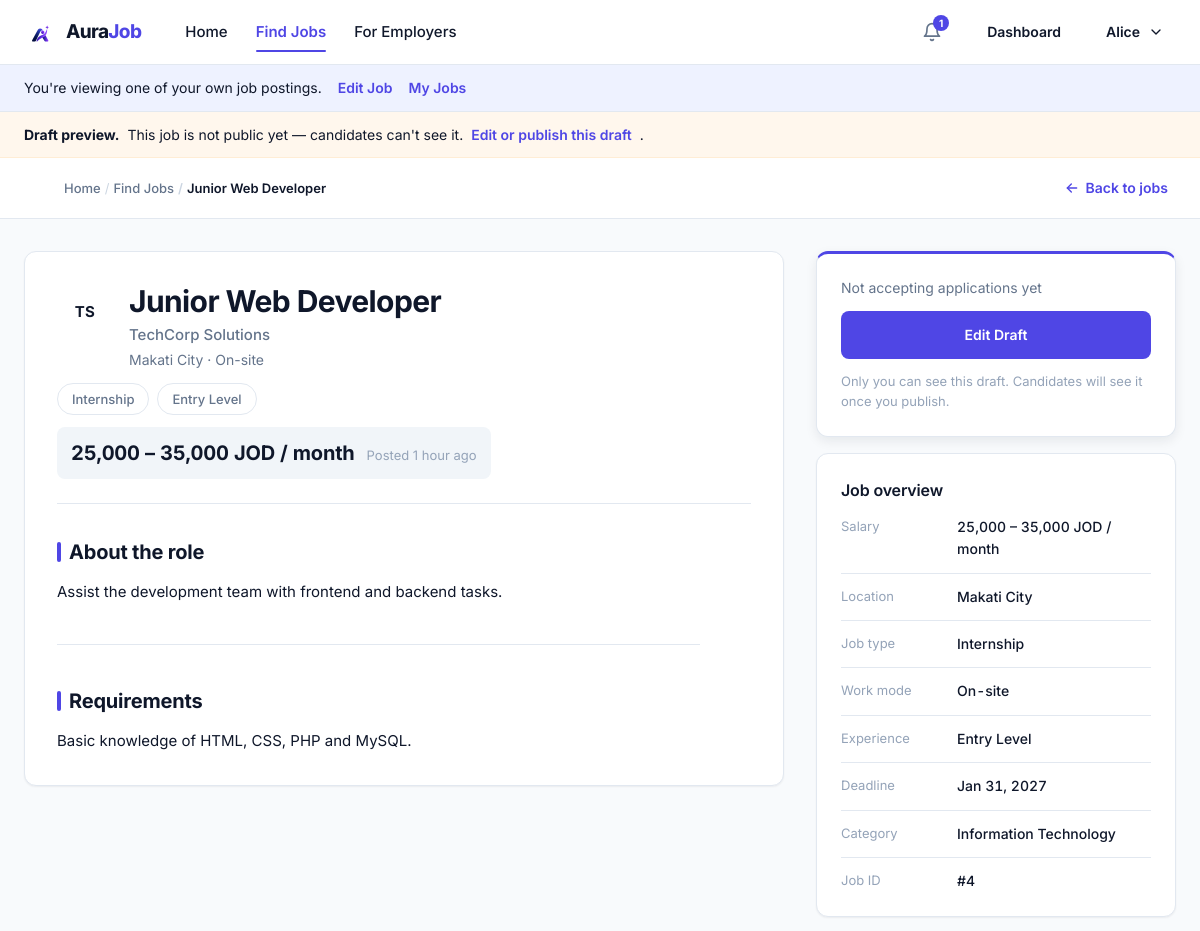
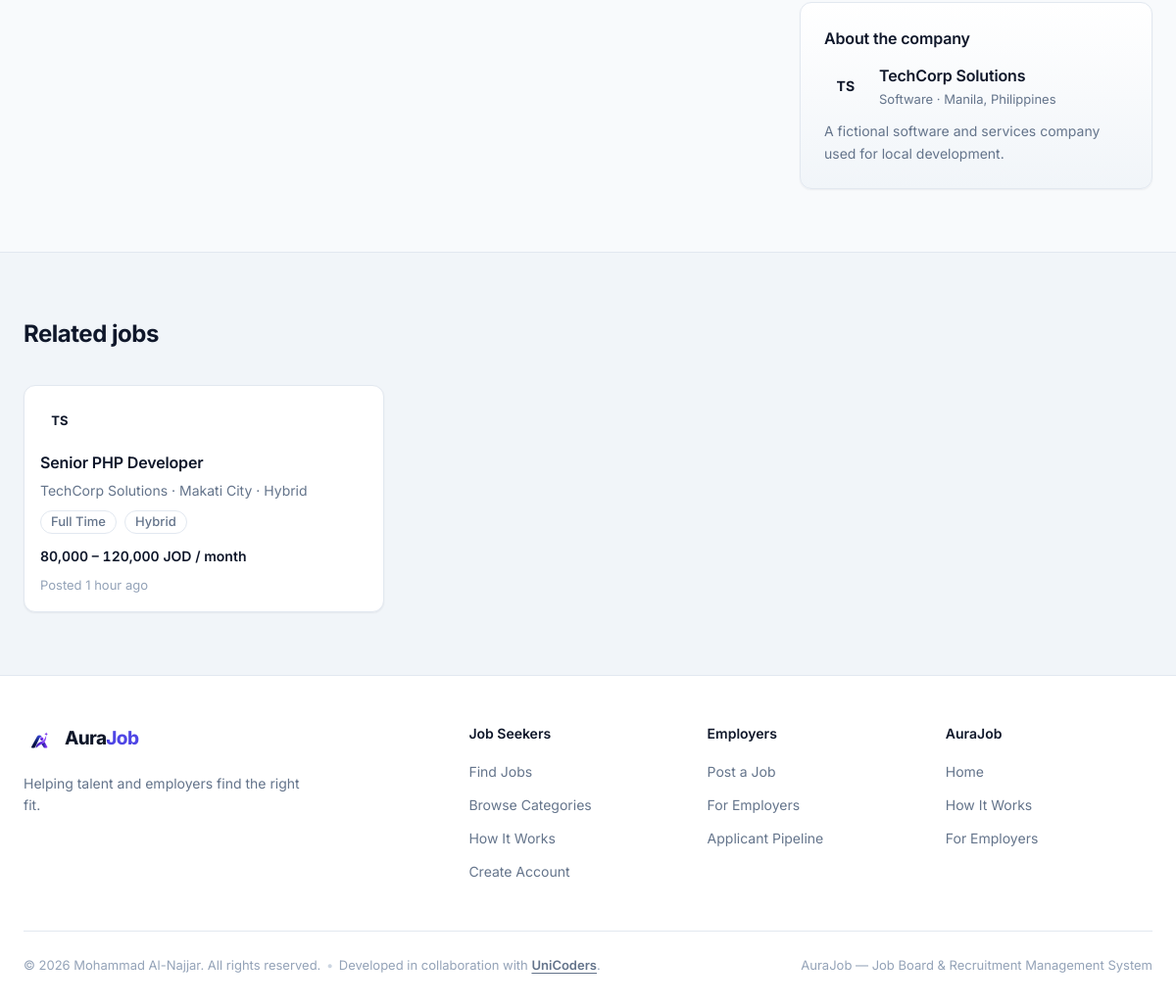
/job-details.php?id=4 (signed in), run on the app's committed database (2 pictures, top to bottom).
### tables this page shows
CREATE TABLE jobs (
    id                    INT UNSIGNED  NOT NULL AUTO_INCREMENT,
    company_id            INT UNSIGNED  NOT NULL,
    employer_id           INT UNSIGNED  NOT NULL,
    category_id           INT UNSIGNED  NOT NULL,
    title                 VARCHAR(150)  NOT NULL,
    description           TEXT          NOT NULL,
    requirements          TEXT          NULL,
    location              VARCHAR(150)  NOT NULL,
    salary_min            DECIMAL(12,2) NULL,
    salary_max            DECIMAL(12,2) NULL,
    employment_type       ENUM('full_time','part_time','contract','internship','freelance') NOT NULL,
    work_mode             ENUM('onsite','remote','hybrid') NOT NULL DEFAULT 'onsite',
    experience_level      ENUM('entry','junior','mid','senior','lead') NOT NULL DEFAULT 'entry',
    application_deadline  DATE          NULL,
    status                ENUM('active','closed','draft') NOT NULL DEFAULT 'active',
    created_at            TIMESTAMP     NOT NULL DEFAULT CURRENT_TIMESTAMP,
    updated_at            TIMESTAMP     NOT NULL DEFAULT CURRENT_TIMESTAMP ON UPDATE CURRENT_TIMESTAMP,
    PRIMARY KEY (id),
    KEY idx_jobs_status (status),
    KEY idx_jobs_category (category_id),
    KEY idx_jobs_location (location),
    KEY idx_jobs_company (company_id),
    KEY idx_jobs_employer (employer_id),
    KEY idx_jobs_created (created_at),
    CONSTRAINT fk_jobs_company
        FOREIGN KEY (company_id) REFERENCES companies (id)
        ON DELETE CASCADE,
    CONSTRAINT fk_jobs_employer
        FOREIGN KEY (employer_id) REFERENCES users (id)
        ON DELETE CASCADE,
    CONSTRAINT fk_jobs_category
        FOREIGN KEY (category_id) REFERENCES categories (id)
        ON DELETE RESTRICT
);

CREATE TABLE companies (
    id             INT UNSIGNED   NOT NULL AUTO_INCREMENT,
    user_id        INT UNSIGNED   NOT NULL,
    name           VARCHAR(150)   NOT NULL,
    description    TEXT           NULL,
    industry       VARCHAR(100)   NULL,
    location       VARCHAR(150)   NULL,
    website        VARCHAR(255)   NULL,
    logo_path      VARCHAR(255)   NULL,
    contact_email  VARCHAR(190)   NULL,
    contact_phone  VARCHAR(30)    NULL,
    created_at     TIMESTAMP      NOT NULL DEFAULT CURRENT_TIMESTAMP,
    updated_at     TIMESTAMP      NOT NULL DEFAULT CURRENT_TIMESTAMP ON UPDATE CURRENT_TIMESTAMP,
    PRIMARY KEY (id),
    UNIQUE KEY uq_companies_user (user_id),
    CONSTRAINT fk_companies_user
        FOREIGN KEY (user_id) REFERENCES users (id)
        ON DELETE CASCADE
);

CREATE TABLE categories (
    id         INT UNSIGNED  NOT NULL AUTO_INCREMENT,
    name       VARCHAR(80)   NOT NULL,
    slug       VARCHAR(100)  NOT NULL,
    created_at TIMESTAMP     NOT NULL DEFAULT CURRENT_TIMESTAMP,
    PRIMARY KEY (id),
    UNIQUE KEY uq_categories_name (name),
    UNIQUE KEY uq_categories_slug (slug)
);

### public/job-details.php (the view, shortened to what the rows shown need)
<?php
require dirname(__DIR__) . '/app/Support/html.php';
$rawId = (string) ($_GET['id'] ?? '');
$jobId = (int) $rawId;
$job = null;
$related = [];
try {
    $db = hirepeak_db();
    $stmt = $db->prepare(
        'SELECT j.id, j.title, j.description, j.requirements, j.location,
                j.salary_min, j.salary_max, j.employment_type, j.work_mode,
                j.experience_level, j.application_deadline, j.status,
                j.category_id, j.created_at, j.employer_id,
                c.name AS company_name, c.industry,
                c.description AS company_description,
                c.location AS company_location,
                ct.name AS category_name,
                (j.status = "active"
                    AND (j.application_deadline IS NULL
                         OR j.application_deadline >= CURDATE())) AS is_open
         FROM jobs j
         INNER JOIN companies c ON c.id = j.company_id
         INNER JOIN categories ct ON ct.id = j.category_id
         WHERE j.id = ?
         LIMIT 1'
    );
    $stmt->bind_param('i', $jobId);
    $stmt->execute();
    $job = $stmt->get_result()->fetch_assoc();
    $stmt = $db->prepare(
        'SELECT j.id, j.title, j.location, j.employment_type, j.work_mode,
                j.salary_min, j.salary_max, j.created_at,
                c.name AS company_name
         FROM jobs j
         INNER JOIN companies c ON c.id = j.company_id
         WHERE j.category_id = ? AND j.id <> ?
           AND j.status = "active"
           AND (j.application_deadline IS NULL
                OR j.application_deadline >= CURDATE())
         ORDER BY j.created_at DESC
         LIMIT 3'
    );
    $relatedCat = (int) $job['category_id'];
    $stmt->bind_param('ii', $relatedCat, $jobId);
    $stmt->execute();
    $related = $stmt->get_result()->fetch_all(MYSQLI_ASSOC);
} catch (\Throwable $e) {
    error_log('[hirepeak] job details load failed: ' . $e->getMessage());
    hirepeak_job_not_found();
}
$jobTitle = trim((string) $job['title']);
$companyName = trim((string) $job['company_name']);
$jobLocation = trim((string) $job['location']);
$deadlineStr = (string) ($job['application_deadline'] ?? '');
$salary = hirepeak_salary_range(
    isset($job['salary_min']) ? (string) $job['salary_min'] : '',
    isset($job['salary_max']) ? (string) $job['salary_max'] : ''
);
$postedLabel = hirepeak_relative_time((string) $job['created_at']);
$deadlineLabel = $deadlineStr !== '' ? date('M j, Y', strtotime($deadlineStr)) : '';
$companyDescription = trim((string) ($job['company_description'] ?? ''));
$companyIndustry = trim((string) ($job['industry'] ?? ''));
$companyLocation = trim((string) ($job['company_location'] ?? ''));
$companyMetaLine = trim(hirepeak_esc($companyIndustry) . ($companyLocation !== '' ? ' &middot; ' . hirepeak_esc($companyLocation) : ''));
?>
<!DOCTYPE html>
<html lang="en">
<head>
  <link rel="stylesheet" href="/assets/css/style.css">
</head>
<body>
  <?php require dirname(__DIR__) . '/app/Views/header.php'; ?>
  <main id="main">
    <div class="jd-topbar">
      <div class="container jd-topbar__inner">
        <nav class="breadcrumb" aria-label="Breadcrumb">
          <ol>
            <li><a href="<?php echo hirepeak_url('index.php'); ?>">Home</a></li>
            <li><a href="<?php echo hirepeak_url('jobs.php'); ?>">Find Jobs</a></li>
            <li aria-current="page"><?php echo hirepeak_esc($jobTitle); ?></li>
          </ol>
        </nav>
      </div>
    </div>
    <section class="jd-section" aria-label="<?php echo hirepeak_esc($jobTitle . ' job details'); ?>">
      <div class="container jd-layout">
        <article class="jd-main">
          <header class="jd-head">
            <div class="jd-head__row">
              <span class="job-card__logo jd-head__logo" aria-hidden="true"><?php echo hirepeak_esc(hirepeak_initials($companyName)); ?></span>
              <div>
                <h1 class="jd-head__title"><?php echo hirepeak_esc($jobTitle); ?></h1>
                <p class="jd-head__company"><?php echo hirepeak_esc($companyName); ?></p>
                <p class="jd-head__location"><?php echo hirepeak_esc($jobLocation); ?> <span aria-hidden="true">&middot;</span> <?php echo hirepeak_esc(hirepeak_work_mode_label((string) $job['work_mode'])); ?></p>
              </div>
            </div>
            <ul class="jd-head__chips" aria-label="Job type and experience level">
              <li class="chip"><?php echo hirepeak_esc(hirepeak_employment_type_label((string) $job['employment_type'])); ?></li>
              <li class="chip"><?php echo hirepeak_esc(hirepeak_experience_level_label((string) $job['experience_level'])); ?></li>
            </ul>
            <div class="jd-head__pay">
              <p class="jd-head__salary"><?php echo $salary; ?></p>
              <?php if ($postedLabel !== ''): ?>
                <p class="jd-head__posted">Posted <?php echo hirepeak_esc($postedLabel); ?></p>
              <?php endif; ?>
            </div>
          </header>
          <section class="jd-prose" aria-labelledby="jd-about">
            <h2 id="jd-about">About the role</h2>
            <?php echo nl2br(hirepeak_esc($job['description'])); ?>
          </section>
          <?php if (trim((string) ($job['requirements'] ?? '')) !== ''): ?>
            <section class="jd-prose" aria-labelledby="jd-requirements">
              <h2 id="jd-requirements">Requirements</h2>
              <?php echo nl2br(hirepeak_esc((string) $job['requirements'])); ?>
            </section>
          <?php endif; ?>
        </article>
        <aside class="jd-aside" aria-label="Apply and job overview">
          <div class="jd-panel jd-facts">
            <h2 class="jd-facts__title">Job overview</h2>
            <dl class="jd-facts__list">
              <div class="jd-fact"><dt>Salary</dt><dd><?php echo $salary; ?></dd></div>
              <div class="jd-fact"><dt>Location</dt><dd><?php echo hirepeak_esc($jobLocation); ?></dd></div>
              <div class="jd-fact"><dt>Job type</dt><dd><?php echo hirepeak_esc(hirepeak_employment_type_label((string) $job['employment_type'])); ?></dd></div>
              <div class="jd-fact"><dt>Work mode</dt><dd><?php echo hirepeak_esc(hirepeak_work_mode_label((string) $job['work_mode'])); ?></dd></div>
              <div class="jd-fact"><dt>Experience</dt><dd><?php echo hirepeak_esc(hirepeak_experience_level_label((string) $job['experience_level'])); ?></dd></div>
              <?php if ($deadlineLabel !== ''): ?>
                <div class="jd-fact"><dt>Deadline</dt><dd><?php echo hirepeak_esc($deadlineLabel); ?></dd></div>
              <?php endif; ?>
              <div class="jd-fact"><dt>Category</dt><dd><?php echo hirepeak_esc((string) $job['category_name']); ?></dd></div>
            </dl>
          </div>
          <div class="jd-panel jd-company">
            <h2 class="jd-facts__title">About the company</h2>
            <div class="jd-company__head">
              <span class="job-card__logo jd-company__logo" aria-hidden="true"><?php echo hirepeak_esc(hirepeak_initials($companyName)); ?></span>
              <div>
                <p class="jd-company__name"><?php echo hirepeak_esc($companyName); ?></p>
                <?php if ($companyMetaLine !== ''): ?>
                  <p class="jd-company__meta"><?php echo $companyMetaLine; ?></p>
                <?php endif; ?>
              </div>
            </div>
            <?php if ($companyDescription !== ''): ?>
              <p class="jd-company__text"><?php echo hirepeak_esc($companyDescription); ?></p>
            <?php endif; ?>
          </div>
        </aside>
      </div>
    </section>
    <?php if ($related !== []): ?>
      <section class="jd-related" aria-labelledby="related-title">
        <div class="container">
          <div class="section-head">
            <h2 class="section-title" id="related-title">Related jobs</h2>
          </div>
          <div class="job-grid related-grid">
            <?php foreach ($related as $rj): ?>
              <article class="job-card job-card--related">
                <div class="job-card__top">
                  <span class="job-card__logo" aria-hidden="true"><?php echo hirepeak_esc(hirepeak_initials((string) $rj['company_name'])); ?></span>
                </div>
                <h3 class="job-card__title"><a href="<?php echo hirepeak_url('job-details.php?id=' . (int) $rj['id']); ?>"><?php echo hirepeak_esc((string) $rj['title']); ?></a></h3>
                <p class="job-card__company"><?php echo hirepeak_esc((string) $rj['company_name']); ?> &middot; <?php echo hirepeak_esc((string) $rj['location']); ?> &middot; <?php echo hirepeak_esc(hirepeak_work_mode_label((string) $rj['work_mode'])); ?></p>
                <ul class="job-card__meta" aria-label="Job type and work mode">
                  <li class="chip"><?php echo hirepeak_esc(hirepeak_employment_type_label((string) $rj['employment_type'])); ?></li>
                  <li class="chip"><?php echo hirepeak_esc(hirepeak_work_mode_label((string) $rj['work_mode'])); ?></li>
                </ul>
                <p class="job-card__salary"><?php echo hirepeak_salary_range(isset($rj['salary_min']) ? (string) $rj['salary_min'] : '', isset($rj['salary_max']) ? (string) $rj['salary_max'] : ''); ?></p>
                <p class="job-card__posted">Posted <?php echo hirepeak_esc(hirepeak_relative_time((string) $rj['created_at'])); ?></p>
              </article>
            <?php endforeach; ?>
          </div>
        </div>
      </section>
    <?php endif; ?>
  </main>
</body>
</html>

### data on the page
jobs: title "Junior Web Developer", company.name "TS", company.name "TechCorp Solutions", location "Makati City", work_mode "On-site", employment_type "Internship", experience_level "Entry Level", salary "25,000 – 35,000 JOD / month", created_at "1 hour ago", description "Assist the development team with frontend and backend tasks.", requirements "Basic knowledge of HTML, CSS, PHP and MySQL.", application_deadline "Jan 31, 2027", category.name "Information Technology", company.location "Software · Manila, Philippines", company.description "A fictional software and services company used for local development."
jobs: company.name "TS", title "Senior PHP Developer", company.name "TechCorp Solutions", location "Makati City", work_mode "Hybrid", employment_type "Full Time", salary_min+salary_max "80,000 – 120,000 JOD / month", created_at "1 hour ago"

### other printed values
hirepeak_esc($hpItem['label']) "Home"
hirepeak_esc($hpItem['label']) "Find Jobs"
hirepeak_esc($hpItem['label']) "For Employers"
$hpUnread "1"
hirepeak_esc($hpFirstName) "Alice"
$jobId "4"
